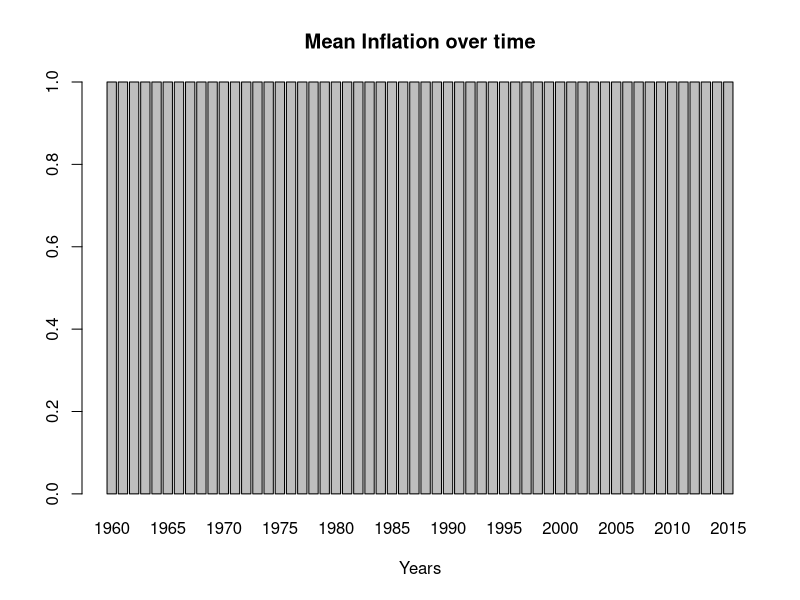

Write R code to recreate this figure.
library("dplyr")
library("tidyverse")
library("ggplot2")
library("stringi")


table_of_summary_information <- read_csv("data/tableofsumm.csv")
# Bar chart of Mean rate of inflation and mean rate of CPI
Inflationtable <- table_of_summary_information %>%
  select(Year,InflationMean)
counts <- table(Inflationtable$Year)
barplot(counts, main="Mean Inflation over time",
        xlab="Years")